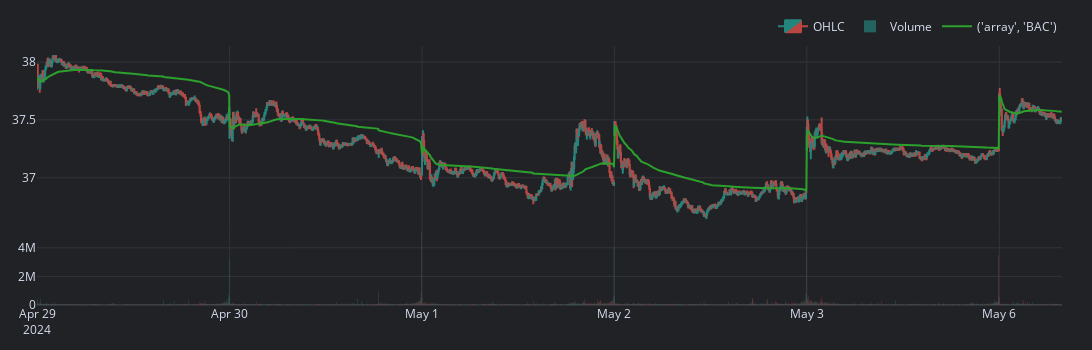

Source (notebook cell):
### Markdown cell above
# Calculate VWAP

### Code cell
#WWAP
vbt.phelp(vbt.VWAP.run)
close = m1_data.close
high = m1_data.high
low = m1_data.low
volume = m1_data.volume
vwapD = vbt.VWAP.run(high, low, close, volume, anchor="D")
# vwapT = vbt.VWAP.run(high, low, close, volume, anchor="T")

#vwap.vwap

fig = m1_data.data["BAC"].vbt.ohlcv.plot()
vwapD.vwap.vbt.plot(fig=fig)
#vwapT.vwap.vbt.plot(fig=fig)
fig.show()

vwapD.vwap

#vwap = vbt.VWAP.run()

### Figure 1 — Plotly figure (JSON) as saved in the notebook; plotly's stock layout.template omitted (floating-point values rounded to 4 significant figures; data arrays with more than 128 entries replaced by an {"elided": "..."} marker saying what was removed)
{"data": [{"close": {"elided": "2083 float values"}, "decreasing": {"fillcolor": "#ee534f", "line": {"color": "#ee534f"}}, "high": {"elided": "2083 float values"}, "increasing": {"fillcolor": "#26a69a", "line": {"color": "#26a69a"}}, "low": {"elided": "2083 float values"}, "name": "OHLC", "opacity": 0.75, "open": {"elided": "2083 float values"}, "type": "candlestick", "uid": "101cd526-a049-44b8-ae03-e29ce5a5ece2", "x": {"elided": "2083 str values"}, "xaxis": "x", "yaxis": "y"}, {"marker": {"color": {"elided": "2083 str values"}, "line": {"width": 0}}, "name": "Volume", "opacity": 0.5, "type": "bar", "uid": "710f5f26-7186-4056-b683-2851e0631500", "x": {"elided": "2083 str values"}, "xaxis": "x2", "y": {"elided": "2083 int values"}, "yaxis": "y2"}, {"name": "('array', 'BAC')", "showlegend": true, "type": "scatter", "uid": "d3ddf8f7-1a69-47e0-b396-b9ffd8016f86", "x": {"elided": "2083 str values"}, "y": {"elided": "2083 float values"}}], "layout": {"height": 350, "legend": {"orientation": "h", "traceorder": "normal", "x": 1, "xanchor": "right", "y": 1.02, "yanchor": "bottom"}, "margin": {"b": 30, "l": 30, "r": 30, "t": 30}, "showlegend": true, "width": 1280, "xaxis": {"anchor": "y", "domain": [0, 1], "matches": "x2", "rangebreaks": [{"bounds": ["2024-04-29T16:01:00-04:00", "2024-04-30T09:30:00-04:00"]}, {"bounds": ["2024-04-30T16:01:00-04:00", "2024-05-01T09:30:00-04:00"]}, {"bounds": ["2024-05-01T16:01:00-04:00", "2024-05-02T09:30:00-04:00"]}, {"bounds": ["2024-05-02T16:01:00-04:00", "2024-05-03T09:30:00-04:00"]}, {"bounds": ["2024-05-03T16:01:00-04:00", "2024-05-06T09:30:00-04:00"]}], "rangeslider": {"visible": false}, "showgrid": true, "showticklabels": false}, "xaxis2": {"anchor": "y2", "domain": [0, 1], "rangebreaks": [{"bounds": ["2024-04-29T16:01:00-04:00", "2024-04-30T09:30:00-04:00"]}, {"bounds": ["2024-04-30T16:01:00-04:00", "2024-05-01T09:30:00-04:00"]}, {"bounds": ["2024-05-01T16:01:00-04:00", "2024-05-02T09:30:00-04:00"]}, {"bounds": ["2024-05-02T16:01:00-04:00", "2024-05-03T09:30:00-04:00"]}, {"bounds": ["2024-05-03T16:01:00-04:00", "2024-05-06T09:30:00-04:00"]}], "showgrid": true}, "yaxis": {"anchor": "x", "domain": [0.3, 1], "showgrid": true}, "yaxis2": {"anchor": "x2", "domain": [0, 0.3], "showgrid": true}}}
